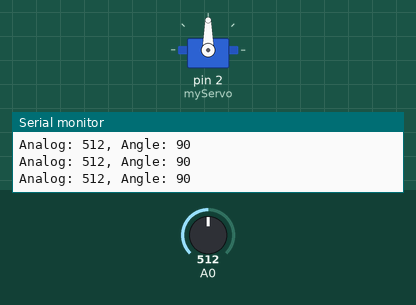
Recording of a sketch running on a simulated Arduino Uno, built with avr-gcc and run on an emulated ATmega328P. On the bench: servo, the last lines printed to the serial monitor. Inputs (shaded band) come from the test bench; at power-on: A0 = 512.

Above: at 1.2 s.
1.3 s: A0 set to 553
At 2.6 s:
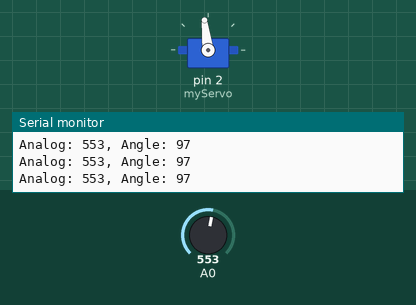
4.3 s: A0 set to 584
At 4.8 s:
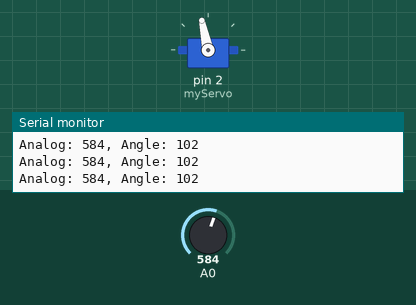
5.8 s: A0 set to 306
At 6.2 s:
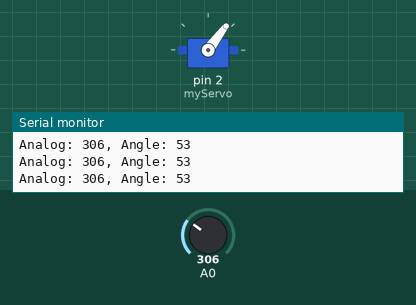
7.3 s: A0 set to 716
At 8.5 s:
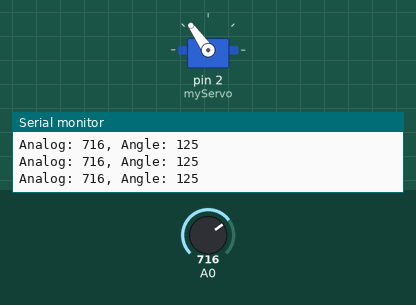
8.8 s: A0 set to 0
At 9.8 s:
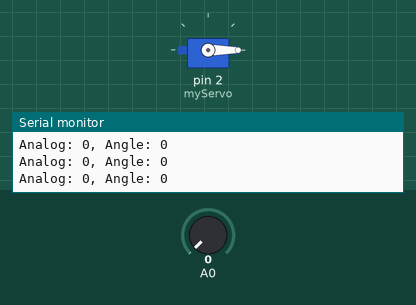
10.3 s: A0 set to 8
At 11.2 s:
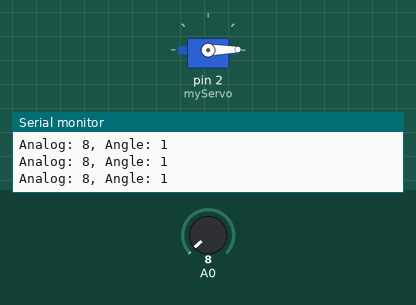
13.3 s: A0 set to 11
Timing chart, 0 to 16.3 s (numbered marks = the images above; inputs shaded):
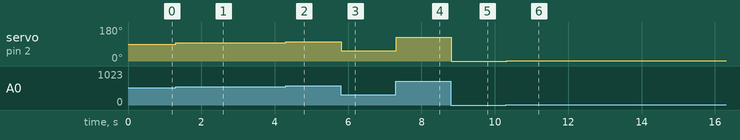

The sketch:

servo_dan_potensio.ino
```cpp
#include <Servo.h>

Servo myServo;
void setup() {
  Serial.begin(9600);
  myServo.attach(2);
}

void loop() {
  int analogValue = analogRead(A0);
  int angle = map(analogValue, 0, 1023, 0, 180);

  myServo.write(angle);
  Serial.print("Analog: ");
  Serial.print(analogValue);
  Serial.print(", Angle: ");
  Serial.println((angle));
}
```

Measured:
- after the input at 1.3 s, servo on pin 2 (myServo): 90° → 97° at once
- after the input at 4.3 s, servo on pin 2 (myServo): 97° → 102° at once
- after the input at 5.8 s, servo on pin 2 (myServo): 102° → 53° at once
- after the input at 7.3 s, servo on pin 2 (myServo): 53° → 125° at once
- after the input at 8.8 s, servo on pin 2 (myServo): 125° → 0° at once
- after the input at 10.3 s, servo on pin 2 (myServo): 0° → 1° at once
